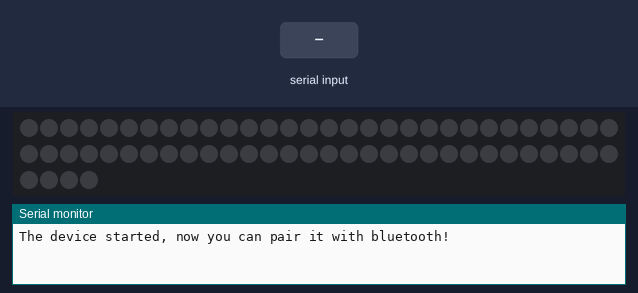
A sketch run on a simulated ESP32. Parts: 64 RGB LEDs in strip order, left to right, continuing on the next row, the last lines printed to the serial monitor. Inputs (shaded band) come from the test bench. Dim RGB values are drawn brighter than linear; nothing arrives over Bluetooth unless stated.

Above: at 1.2 s.
1.3 s: "90,45\n" received over the second serial link
At 2.5 s:
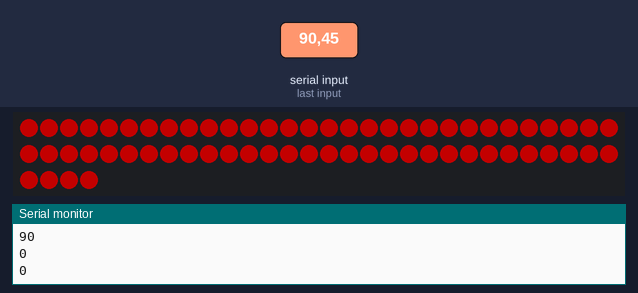
2.8 s: "90.45.200\n" received over the second serial link
At 3.9 s:
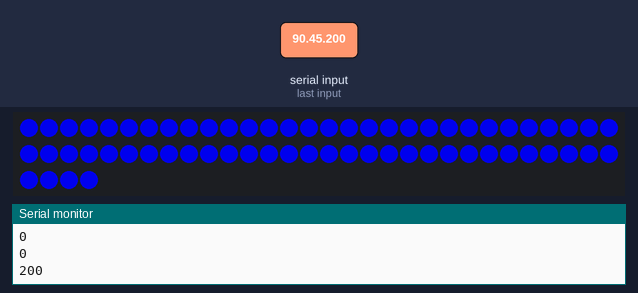
4.3 s: ")" received over the second serial link
At 5.0 s:
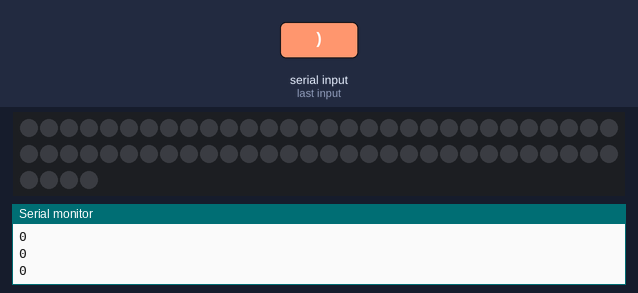
5.8 s: "90\n" received over the second serial link
At 6.2 s:
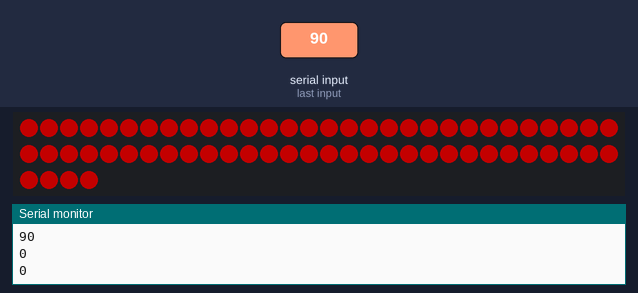
Timing chart, 0 to 8.3 s (numbered marks = the images above; inputs shaded):
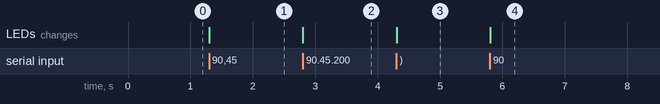

Measured:
- after the input at 1.3 s, the LEDs: change at once (image 1)
- after the input at 2.8 s, the LEDs: change at once (image 2)
- after the input at 4.3 s, the LEDs: change at once (image 3)
- after the input at 5.8 s, the LEDs: change at once (image 4)

The sketch:

BlueTooth_RGB_Control.ino
```cpp
#include "BluetoothSerial.h"
#include <Adafruit_NeoPixel.h>

#define PIN       14
#define NUMPIXELS 64

BluetoothSerial SerialBT;
Adafruit_NeoPixel pixels(NUMPIXELS, PIN, NEO_GRB + NEO_KHZ800);

uint8_t i = 0;
uint8_t u = 0;
uint8_t red = 0;
uint8_t gre = 150;
uint8_t blu = 0;
boolean yorn = false;

void setup()
{
  Serial.begin(115200);
  pixels.begin();
  SerialBT.begin("RGB_Control");
  Serial.println("The device started, now you can pair it with bluetooth!");
}


void loop()
{
  char check[64];
  memset(check, 0x00, sizeof(check));
  /*if (Serial.available())
    {
    SerialBT.write(Serial.read());
    }*/
  while (SerialBT.available())
  {
    check[i] = SerialBT.read();
    if (check[i - 1] == ')')
    {
      u = i;
    }
    i++;
  }
  if (!SerialBT.available() && i)
  {
    unsigned char r, g, b;
    char str[16];
    memset(str, 0x00, sizeof(str));
    for (int t = u; t < i - 1; t++)
    {
      str[t - u] = (char)check[t];
      Serial.print(str[t - u]);
    }
    Serial.println("");

    sscanf(str, "%d.%d.%d", &r, &g, &b);

    red = r;
    gre = g;
    blu = b;

    Serial.println(red);
    Serial.println(gre);
    Serial.println(blu);
    pixels.clear();
    for (int b = 0; b < NUMPIXELS; b++)
    {
      pixels.setPixelColor(b, pixels.Color(red, gre, blu));
    }
    pixels.show();
    delay(500);

    i = 0;
  }
}
```
